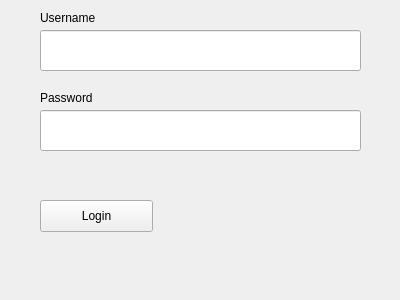
<?xml version="1.0" encoding="UTF-8"?>
<ui version="4.0">
 <class>Form</class>
 <widget class="QWidget" name="Form">
  <property name="geometry">
   <rect>
    <x>0</x>
    <y>0</y>
    <width>400</width>
    <height>300</height>
   </rect>
  </property>
  <property name="windowTitle">
   <string>Form</string>
  </property>
  <widget class="QLineEdit" name="input_username">
   <property name="geometry">
    <rect>
     <x>40</x>
     <y>30</y>
     <width>321</width>
     <height>41</height>
    </rect>
   </property>
   <property name="sizePolicy">
    <sizepolicy hsizetype="Fixed" vsizetype="Fixed">
     <horstretch>0</horstretch>
     <verstretch>0</verstretch>
    </sizepolicy>
   </property>
  </widget>
  <widget class="QPushButton" name="button_login">
   <property name="geometry">
    <rect>
     <x>40</x>
     <y>200</y>
     <width>113</width>
     <height>32</height>
    </rect>
   </property>
   <property name="text">
    <string>Login</string>
   </property>
  </widget>
  <widget class="QLineEdit" name="input_password">
   <property name="geometry">
    <rect>
     <x>40</x>
     <y>110</y>
     <width>321</width>
     <height>41</height>
    </rect>
   </property>
   <property name="sizePolicy">
    <sizepolicy hsizetype="Fixed" vsizetype="Fixed">
     <horstretch>0</horstretch>
     <verstretch>0</verstretch>
    </sizepolicy>
   </property>
   <property name="echoMode">
    <enum>QLineEdit::Password</enum>
   </property>
  </widget>
  <widget class="QLabel" name="label_username">
   <property name="geometry">
    <rect>
     <x>40</x>
     <y>10</y>
     <width>111</width>
     <height>16</height>
    </rect>
   </property>
   <property name="text">
    <string>Username</string>
   </property>
  </widget>
  <widget class="QLabel" name="label_password">
   <property name="geometry">
    <rect>
     <x>40</x>
     <y>90</y>
     <width>111</width>
     <height>16</height>
    </rect>
   </property>
   <property name="text">
    <string>Password</string>
   </property>
  </widget>
  <widget class="QLabel" name="label_login_message">
   <property name="geometry">
    <rect>
     <x>40</x>
     <y>170</y>
     <width>321</width>
     <height>20</height>
    </rect>
   </property>
   <property name="text">
    <string/>
   </property>
  </widget>
 </widget>
 <resources/>
 <connections/>
</ui>
